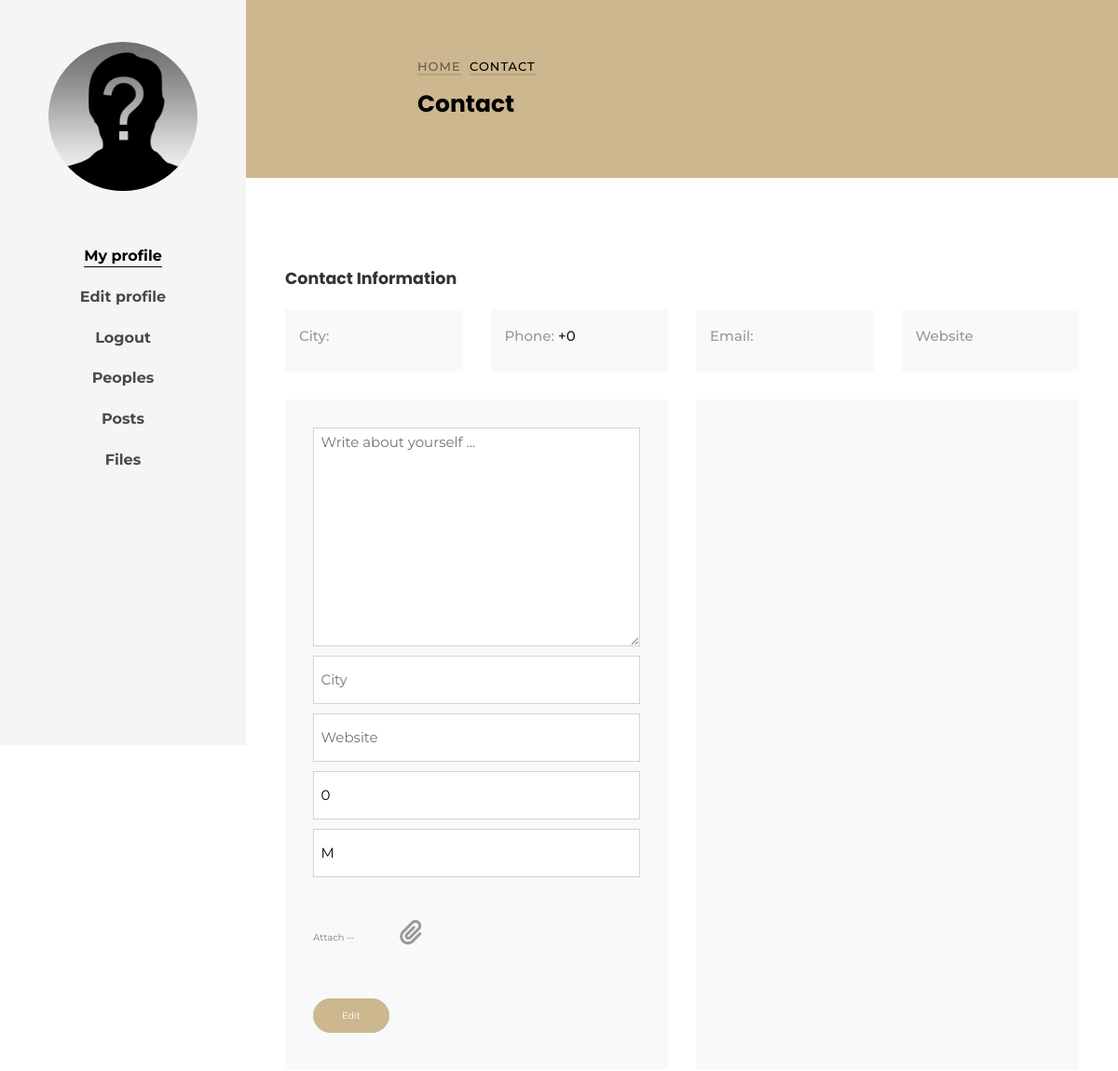
The app's page /profile/edit/1/ (upper part), older data.
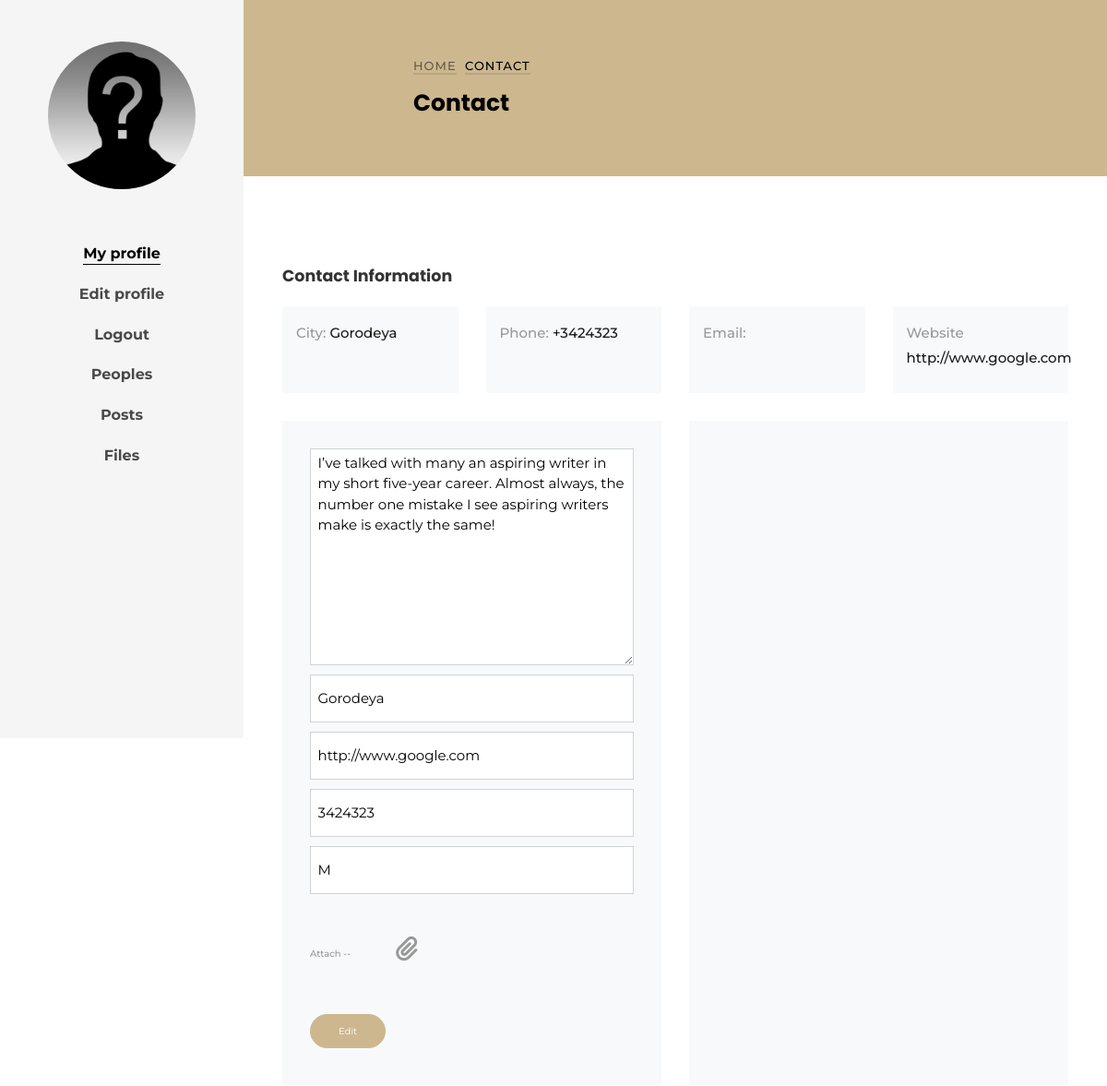
The same page, newer data.
### landing/models.py (models this page shows, shortened)
class UserProfile(models.Model):
	user = models.OneToOneField(User, on_delete=models.CASCADE, primary_key=True)
	description = models.TextField(max_length=300, default='', blank=True)
	city = models.CharField(max_length=100, default='', blank=True)
	website = models.URLField(default='',blank=True)
	phone = models.IntegerField(default=0,blank=True)
	sex = models.CharField(max_length=1, default='M')
	posts = models.ForeignKey(Post, blank=True, null= True, default=None, on_delete=models.CASCADE)
	image = models.ImageField(upload_to='profile_image/', null=True, blank=True)

### my_profile/views.py (the view, shortened to what this page needs)
# urls.py: re_path(r'^profile/edit/(?P<pk>\d+)/$', EditProfileInformation.as_view(),
class EditProfileInformation(View):
    def get(self, request, pk):
        user = User.objects.get(pk=pk)
        profile = UserProfile.objects.get(pk=pk)
        edit_form = EditProfileInformationForm(instance=profile)
        context = {'form': edit_form, 'profile': profile, "user": user}
        return render(request, 'my_profile/edit.html', context)

### landing/forms.py (shortened to what this page needs)
class EditProfileInformationForm(forms.ModelForm):
    class Meta:
        model = UserProfile
        fields = ['description', 'city', 'website', 'phone', 'sex', 'image',]
        widgets = {
            'description': forms.Textarea(attrs={'class': 'form-control', 'placeholder': "Write about yourself ..."}),
            'city': forms.TextInput(attrs={'class': 'form-control', 'placeholder': "City"}),
            'website': forms.TextInput(attrs={'class': 'form-control', 'placeholder': "Website"}),
            'phone': forms.NumberInput(attrs={'class': 'form-control', 'placeholder': "Phone"}),
            'sex': forms.TextInput(attrs={'class': 'form-control', 'placeholder': "Sex"}),
            'image': forms.FileInput(attrs={'class': 'form-control', 'placeholder': "upload image"}),
        }

### templates/my_profile/edit.html (shortened to what the changed rows need)
{% extends 'main.html' %}
{% load static %}
{% block content %}
    <aside id="colorlib-aside" role="complementary" class="js-fullheight text-center">
        {% if user.userprofile.image %}
			<h1 id="colorlib-logo"><a href="index.html"><span class="img" style="background-image: url({{ user.userprofile.image.url }});"></span>{{ user.first_name }} {{ user.last_name }}</a></h1>
        {% else %}
            <h1 id="colorlib-logo"><a href="index.html"><span class="img" style="background-image: url({% static 'media/profile_image/anon-user.jpg' %});"></span>{{ user.first_name }} {{ user.last_name }}</a></h1>
        {% endif %}
    </aside>
	<div id="colorlib-page">
		<div id="colorlib-main">
			<section class="ftco-section ftco-bread">
				<div class="container">
					<div class="row no-gutters slider-text justify-content-center align-items-center">
	          <div class="col-md-8 ftco-animate">
	            <h1 class="bread">Contact</h1>
	          </div>
	        </div>
				</div>
			</section>
			<section class="ftco-section contact-section">
	      <div class="container">
	        <div class="row d-flex mb-5 contact-info">
	          <div class="col-md-12 mb-4">
	            <h2 class="h3 font-weight-bold">Contact Information</h2>
	          </div>
	          <div class="col-md-3 d-flex">
	          	<div class="info bg-light p-4">
                    <p><span>City:</span><a> {{ profile.city }}</a></p>
		          </div>
	          </div>
	          <div class="col-md-3 d-flex">
	          	<div class="info bg-light p-4">
		            <p><span>Phone:</span> <a href="tel://1234567920">+{{profile.phone}}</a></p>
		          </div>
	          </div>
	          <div class="col-md-3 d-flex">
	          	<div class="info bg-light p-4">
		            <p><span>Website</span> <a href="#"> {{ profile.website }}</a></p>
		          </div>
	          </div>
	        </div>
	        <div class="row block-9">
	          <div class="col-md-6 d-flex">
	            <form method="post"  action="{% url 'edit_profile_url'  pk=user.pk %}" class="bg-light p-5 contact-form" enctype="multipart/form-data">
                    <div class="form-group">
	                {{ form.description }}
	              </div>
	              <div class="form-group">
                    {{ form.city }}
	              </div>
	              <div class="form-group">
	                {{ form.website }}
	              </div>
	              <div class="form-group">
	                {{ form.phone }}
	              </div>
	              <div class="form-group">
	                {{ form.sex }}
	              </div>
	            </form>
	          </div>
	        </div>
	      </div>
	    </section>
		</div>
	</div>
{% endblock %}

Row changes from the older to the newer data that the page shows:
changed UserProfile: city (not shown) → "Gorodeya"; phone "0" → "3424323"; website (not shown) → "http://www.google.com"; description (not shown) → "I’ve talked with many an aspiring writer in my short five-year career. Almost always, the number one mistake I see aspiring writers make is exactly the same!"
